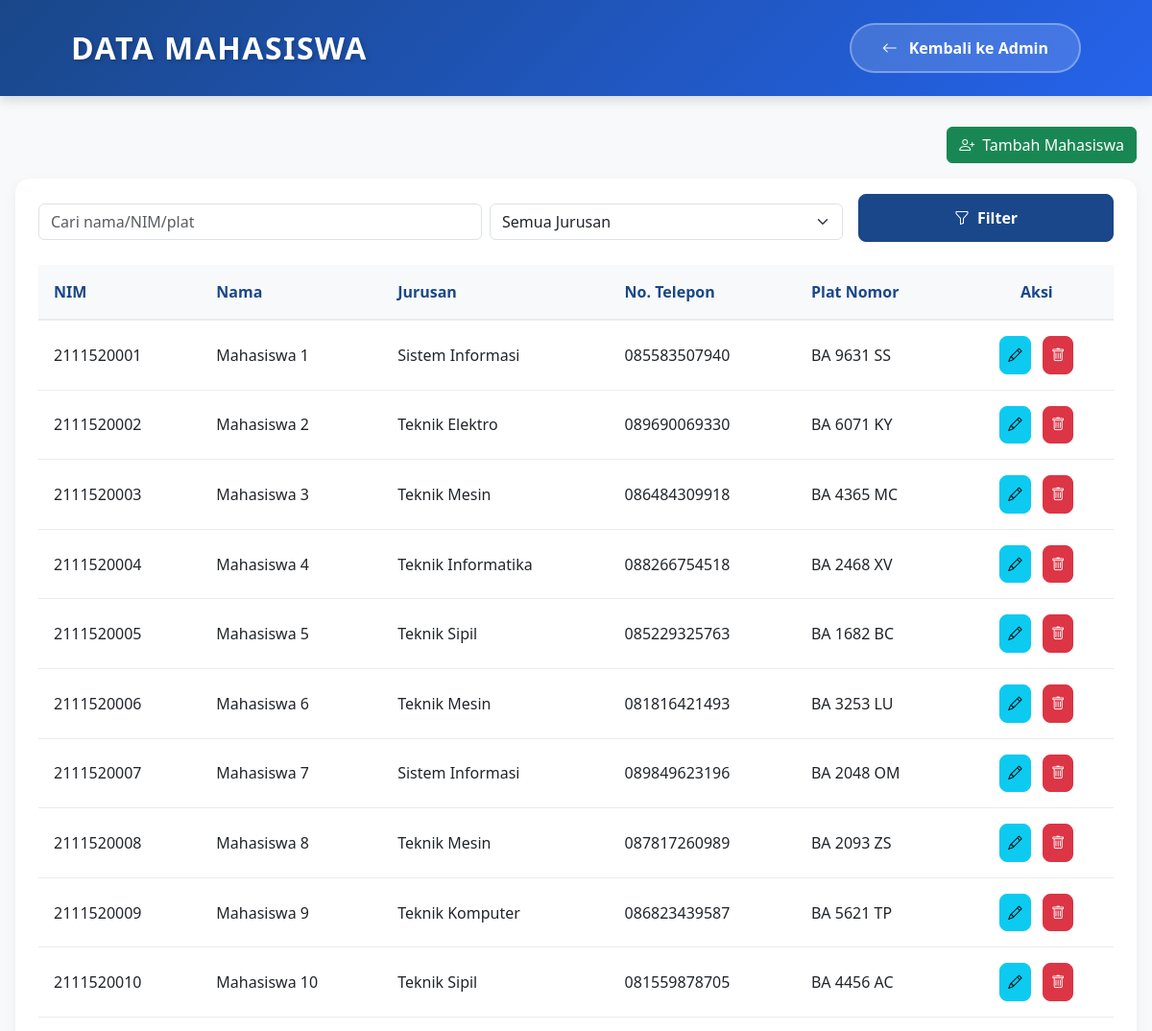
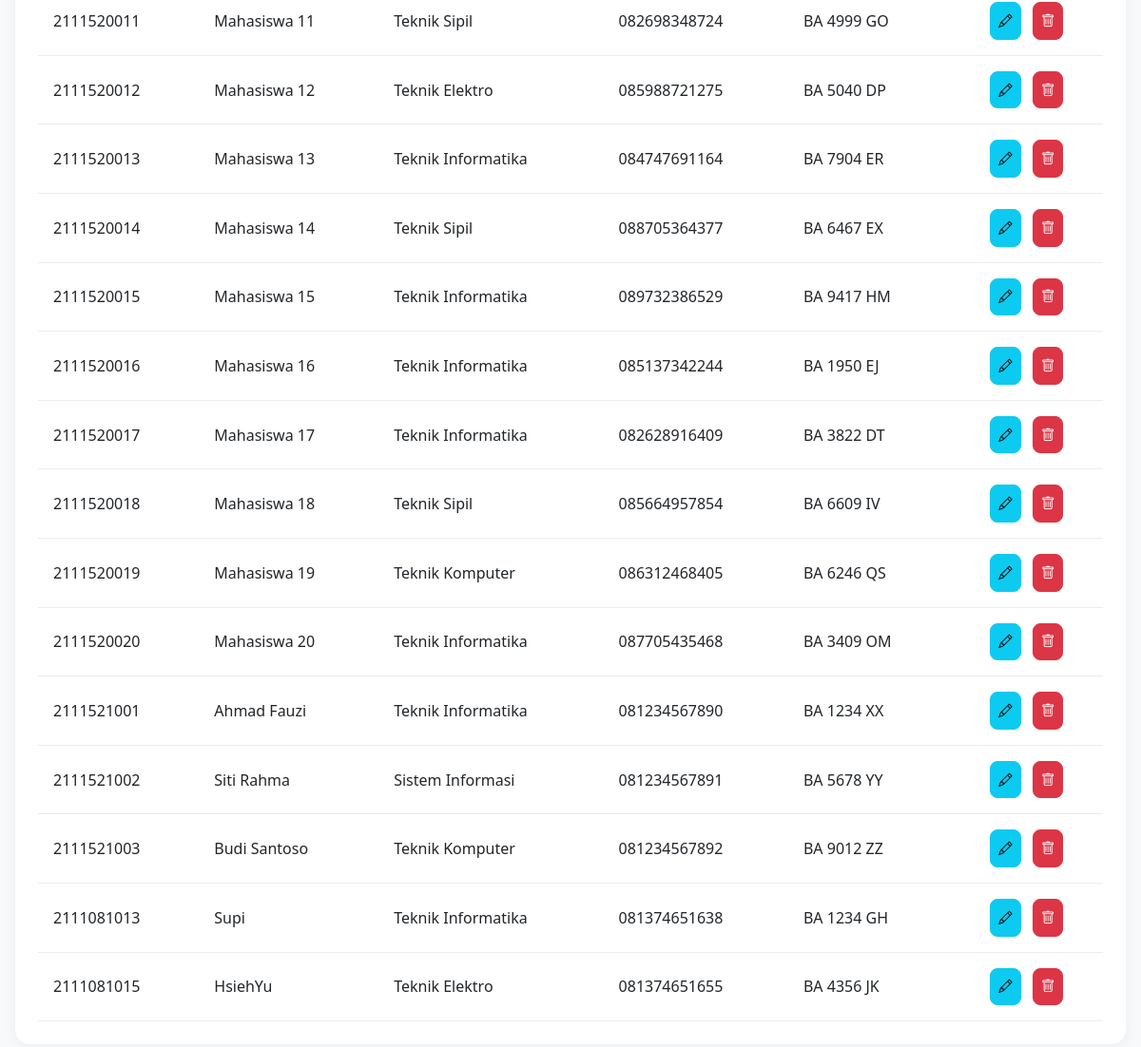
Screenshot of /mahasiswa with the database file from the repository (2 pictures, top to bottom).
### app/models/models.py (models this page shows, shortened)
class Student(db.Model):
    __tablename__ = 'students'
    nim = Column(String, primary_key=True)
    name = Column(String, nullable=False)
    major = Column(String, nullable=False)
    phone = Column(String)
    license_plate = Column(String, nullable=False, unique=True)
    parking_records = db.relationship('ParkingRecord', backref='student_ref', lazy=True, cascade='all, delete-orphan')
    parking_logs = relationship("ParkingLog", back_populates="student")
    def to_dict(self):
        return {
            'nim': self.nim,
            'name': self.name,
            'major': self.major,
            'phone': self.phone,
            'license_plate': self.license_plate
        }

### app/__init__.py (the view, shortened to what this page needs)
    @app.route('/mahasiswa')
    def mahasiswa():
        try:
            selected_major = request.args.get('major', None)
            q = request.args.get('q', '').strip()
            with db.session.begin():
                majors = [m[0] for m in Student.query.with_entities(Student.major).distinct().all()]
                query = Student.query
                if selected_major:
                    query = query.filter(Student.major == selected_major)
                students = [s.to_dict() for s in query.all()]
            app.logger.info(f"Retrieved {len(students) if students else 0} students from database")
            return render_template('mahasiswa.html', students=students, majors=majors, selected_major=selected_major)
        except Exception as e:
            app.logger.error(f"Error in mahasiswa route: {str(e)}", exc_info=True)
            return render_template('mahasiswa.html', error=str(e))

### templates/mahasiswa.html (shortened to what this page needs)
<!DOCTYPE html>
<html lang="id">
<head>
    <link href="https://cdn.jsdelivr.net/npm/bootstrap@5.3.0/dist/css/bootstrap.min.css" rel="stylesheet">
    <link href="https://cdn.jsdelivr.net/npm/bootstrap-icons@1.11.0/font/bootstrap-icons.css" rel="stylesheet">
</head>
<body>
    <div class="header-title">
        <div class="container">
            <div class="header-content">
                <h2>DATA MAHASISWA</h2>
                <a href="{{ url_for('admin') }}" class="add-btn">
                    <i class="bi bi-arrow-left"></i>
                    Kembali ke Admin
                </a>
            </div>
        </div>
    </div>
    <div class="main-container">
        <div class="d-flex justify-content-end mb-3">
            <a href="{{ url_for('register') }}" class="btn btn-success">
                <i class="bi bi-person-plus me-2"></i>Tambah Mahasiswa
            </a>
        </div>
        <div class="card">
            <form method="get" class="row gx-2 gy-2 align-items-center mb-4 flex-nowrap" style="flex-wrap: wrap;">
                <div class="col-md-5 col-12 mb-2 mb-md-0">
                    <input type="text" name="q" class="form-control" placeholder="Cari nama/NIM/plat" value="{{ request.args.get('q', '') }}">
                </div>
                <div class="col-md-4 col-12 mb-2 mb-md-0">
                    <select name="major" class="form-select">
                        <option value="">Semua Jurusan</option>
                    </select>
                </div>
                <div class="col-md-3 col-12 d-flex justify-content-md-end align-items-stretch mt-2 mt-md-0">
                    <button type="submit" class="btn btn-primary h-100 w-100 w-md-auto px-4 ms-md-2" style="min-width:120px;">
                        <i class="bi bi-funnel me-2"></i>Filter
                    </button>
                </div>
            </form>
            <div class="table-responsive">
                <table class="table table-hover align-middle mb-0">
                    <thead class="table-light">
                        <tr>
                            <th>NIM</th>
                            <th>Nama</th>
                            <th>Jurusan</th>
                            <th>No. Telepon</th>
                            <th>Plat Nomor</th>
                            <th class="text-center">Aksi</th>
                        </tr>
                    </thead>
                    <tbody>
                        {% if students and students|length > 0 %}
                            {% for student in students %}
                            <tr>
                                <td>{{ student.nim }}</td>
                                <td>{{ student.name }}</td>
                                <td>{{ student.major }}</td>
                                <td>{{ student.phone }}</td>
                                <td>{{ student.license_plate }}</td>
                                <td class="text-center">
                                    <button class="btn btn-info btn-action" onclick="editStudent('{{ student.nim }}')" title="Edit">
                                        <i class="bi bi-pencil"></i>
                                    </button>
                                    <button class="btn btn-danger btn-action" onclick="deleteStudent('{{ student.nim }}')" title="Hapus">
                                        <i class="bi bi-trash"></i>
                                    </button>
                                </td>
                            </tr>
                            {% endfor %}
                        {% endif %}
                    </tbody>
                </table>
            </div>
        </div>
    </div>
</body>
</html>

### templates/mahasiswa.html (style rules this page uses)
:root { --primary-color: #1a4789; --secondary-color: #6c757d; --accent-color: #ffc107; }
body { background-color: #f8f9fa; min-height: 100vh; }
.header-title { background: linear-gradient(135deg, var(--primary-color), #2563eb); padding: 1.5rem 0; margin-bottom: 2rem; color: white; box-shadow: 0 4px 12px rgba(0,0,0,0.15); }
.header-content { display: flex; justify-content: space-between; align-items: center; padding: 0 2rem; max-width: 1200px; margin: 0 auto; }
.header-title h2 { font-weight: 700; letter-spacing: 1.5px; margin: 0; text-shadow: 2px 2px 4px rgba(0,0,0,0.2); font-size: 2rem; }
.add-btn { background: rgba(255,255,255,0.15); border: 2px solid rgba(255,255,255,0.3); color: white; border-radius: 50px; padding: 0.75rem 2rem; font-size: 1rem; font-weight: 600; cursor: pointer; transition: all 0.3s ease; text-decoration: none; display: flex; align-items: center; gap: 0.75rem; }
.main-container { max-width: 1200px; margin: 0 auto; padding: 0 1rem; }
.card { background: white; border-radius: 15px; padding: 1.5rem; margin-bottom: 2rem; box-shadow: 0 4px 15px rgba(0,0,0,0.05); border: none; }
.table { margin-bottom: 0; }
.table th { background: #f8f9fa; font-weight: 600; color: var(--primary-color); padding: 1rem; border-bottom: 2px solid #e9ecef; }
.table td { padding: 1rem; vertical-align: middle; border-bottom: 1px solid #e9ecef; }
.btn-action { padding: 0.5rem; border-radius: 8px; font-weight: 500; font-size: 0.9rem; margin: 0 0.25rem; transition: all 0.2s ease; }
.btn-primary { background-color: var(--primary-color); border-color: var(--primary-color); padding: 0.75rem 1.5rem; border-radius: 8px; font-weight: 600; transition: all 0.3s ease; }

### rows the page displays
Student: nim "2111520001", name "Mahasiswa 1", major "Sistem Informasi", phone "085583507940", license_plate "BA 9631 SS"
Student: nim "2111520002", name "Mahasiswa 2", major "Teknik Elektro", phone "089690069330", license_plate "BA 6071 KY"
Student: nim "2111520003", name "Mahasiswa 3", major "Teknik Mesin", phone "086484309918", license_plate "BA 4365 MC"
Student: nim "2111520004", name "Mahasiswa 4", major "Teknik Informatika", phone "088266754518", license_plate "BA 2468 XV"
Student: nim "2111520005", name "Mahasiswa 5", major "Teknik Sipil", phone "085229325763", license_plate "BA 1682 BC"
Student: nim "2111520006", name "Mahasiswa 6", major "Teknik Mesin", phone "081816421493", license_plate "BA 3253 LU"
Student: nim "2111520007", name "Mahasiswa 7", major "Sistem Informasi", phone "089849623196", license_plate "BA 2048 OM"
Student: nim "2111520008", name "Mahasiswa 8", major "Teknik Mesin", phone "087817260989", license_plate "BA 2093 ZS"
Student: nim "2111520009", name "Mahasiswa 9", major "Teknik Komputer", phone "086823439587", license_plate "BA 5621 TP"
Student: nim "2111520010", name "Mahasiswa 10", major "Teknik Sipil", phone "081559878705", license_plate "BA 4456 AC"
Student: nim "2111520011", name "Mahasiswa 11", major "Teknik Sipil", phone "082698348724", license_plate "BA 4999 GO"
Student: nim "2111520012", name "Mahasiswa 12", major "Teknik Elektro", phone "085988721275", license_plate "BA 5040 DP"
Student: nim "2111520013", name "Mahasiswa 13", major "Teknik Informatika", phone "084747691164", license_plate "BA 7904 ER"
Student: nim "2111520014", name "Mahasiswa 14", major "Teknik Sipil", phone "088705364377", license_plate "BA 6467 EX"
Student: nim "2111520015", name "Mahasiswa 15", major "Teknik Informatika", phone "089732386529", license_plate "BA 9417 HM"
Student: nim "2111520016", name "Mahasiswa 16", major "Teknik Informatika", phone "085137342244", license_plate "BA 1950 EJ"
Student: nim "2111520017", name "Mahasiswa 17", major "Teknik Informatika", phone "082628916409", license_plate "BA 3822 DT"
Student: nim "2111520018", name "Mahasiswa 18", major "Teknik Sipil", phone "085664957854", license_plate "BA 6609 IV"
Student: nim "2111520019", name "Mahasiswa 19", major "Teknik Komputer", phone "086312468405", license_plate "BA 6246 QS"
Student: nim "2111520020", name "Mahasiswa 20", major "Teknik Informatika", phone "087705435468", license_plate "BA 3409 OM"
Student: nim "2111521001", name "Ahmad Fauzi", major "Teknik Informatika", phone "081234567890", license_plate "BA 1234 XX"
Student: nim "2111521002", name "Siti Rahma", major "Sistem Informasi", phone "081234567891", license_plate "BA 5678 YY"
Student: nim "2111521003", name "Budi Santoso", major "Teknik Komputer", phone "081234567892", license_plate "BA 9012 ZZ"
Student: nim "2111081013", name "Supi", major "Teknik Informatika", phone "081374651638", license_plate "BA 1234 GH"
Student: nim "2111081015", name "HsiehYu", major "Teknik Elektro", phone "081374651655", license_plate "BA 4356 JK"
